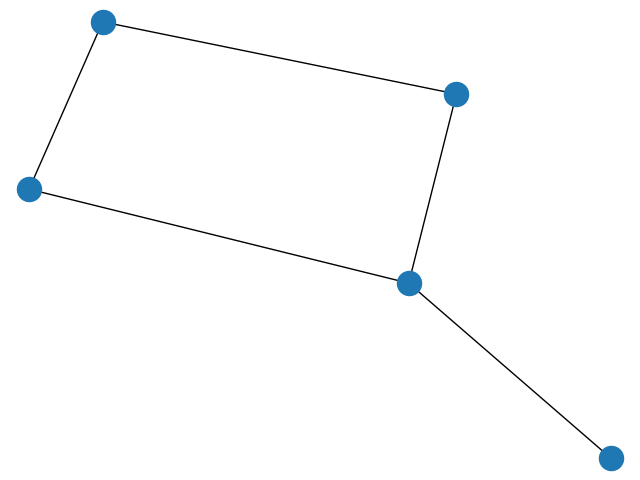

This chart was generated by the following Python code:
from __future__ import unicode_literals
from __future__ import division
from __future__ import absolute_import
from __future__ import print_function

from node import Node
from edge import Edge

from collections import deque


class Graph:

    def __init__(self, name: str = ""):
        self.name = name

        self._nodes = []
        self._edges = []
        self._root = None
        self.directed = True

        self.i = 0

    def DFS_prefix(self, root: Node = None):

        if not root:
            root = self._root

        return self._DFS_prefix(root)

    def _DFS_prefix(self, n, parent = None):

        nodes = [n]
        n['depth'] = self.i

        for c in n.children():
            nodes += self._DFS_prefix(c, n)
            self.i += 1

        return nodes

    def BFS(self, root: Node = None) -> list:
        if not root:
            root = self.root()

        queue = deque()
        queue.append(root)

        nodes = []

        while len(queue) > 0:
            x = queue.popleft()
            nodes.append(x)

            for child in x.children():
                queue.append(child)

        return nodes

    def get_depth(self, node: Node) -> int:
        depth = 0
        while node.parent() and node != self.root():
            node = node.parent()[0]
            depth += 1

        return depth

    def nodes(self) -> list:
        return self._nodes

    def edges(self) -> list:
        return self._edges

    def children(self, node: Node):
        return node.children()

    def add_node(self, label: str = "", id=None) -> Node:
        n = Node(id)
        n['label'] = label
        self._nodes.append(n)

        return n

    def add_edge(self, n1: Node, n2: Node, directed: bool = False) -> Edge:
        e = Edge(n1, n2, directed)
        self._edges.append(e)

        return e

    def add_edge_by_id(self, id1, id2):
        try:
            n1 = next(n for n in self._nodes if n.id == id1)
        except StopIteration:
            raise ValueError('Graph has no node with ID {}'.format(id1))
        try:
            n2 = next(n for n in self._nodes if n.id == id2)
        except StopIteration:
            raise ValueError('Graph has no node with ID {}'.format(id2))
        return self.add_edge(n1, n2)

    def set_root(self, node: Node):
        self._root = node

    def root(self) -> Node:
        return self._root

    def get_attributs(self):
        attr = []
        attr_obj = []
        for n in self.nodes():
            for a in n.attr:
                if a not in attr:
                    attr.append(a)
                    attr_obj.append(n.attr[a])

        for e in self.edges():
            for a in e.attr:
                if a not in attr:
                    attr.append(a)
                    attr_obj.append(e.attr[a])

        return attr_obj


    def show(self, show_label: bool = False):
        import matplotlib

        import matplotlib.pyplot as plt
        import networkx as nx

        G = nx.Graph()

        for n in self._nodes:
            if show_label:
                n_label = n['label']
            else:
                n_label = n.id
            G.add_node(n_label)

        for e in self._edges:
            if show_label:
                n1_label = e.node1['label']
                n2_label = e.node2['label']
            else:
                n1_label = e.node1.id
                n2_label = e.node2.id
            G.add_edge(n1_label, n2_label)

        nx.draw(G)

        if show_label:
            nx.draw_networkx_labels(G, pos=nx.spring_layout(G))

        plt.show()
